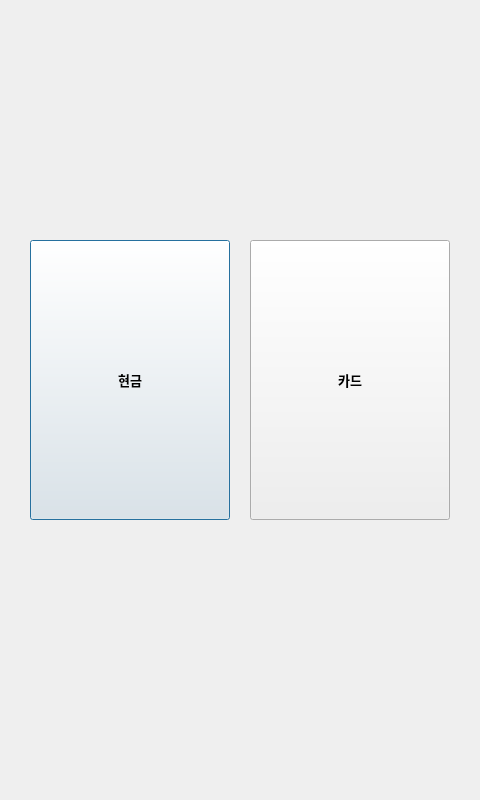
<?xml version="1.0" encoding="UTF-8"?>
<ui version="4.0">
 <class>Dialog</class>
 <widget class="QDialog" name="Dialog">
  <property name="geometry">
   <rect>
    <x>0</x>
    <y>0</y>
    <width>480</width>
    <height>800</height>
   </rect>
  </property>
  <property name="windowTitle">
   <string>Dialog</string>
  </property>
  <widget class="QLabel" name="labelMain">
   <property name="geometry">
    <rect>
     <x>0</x>
     <y>0</y>
     <width>480</width>
     <height>100</height>
    </rect>
   </property>
   <property name="text">
    <string/>
   </property>
  </widget>
  <widget class="QPushButton" name="btnCash">
   <property name="geometry">
    <rect>
     <x>30</x>
     <y>240</y>
     <width>200</width>
     <height>280</height>
    </rect>
   </property>
   <property name="font">
    <font>
     <pointsize>10</pointsize>
     <weight>75</weight>
     <bold>true</bold>
    </font>
   </property>
   <property name="text">
    <string>현금</string>
   </property>
  </widget>
  <widget class="QPushButton" name="btnCard">
   <property name="geometry">
    <rect>
     <x>250</x>
     <y>240</y>
     <width>200</width>
     <height>280</height>
    </rect>
   </property>
   <property name="font">
    <font>
     <pointsize>10</pointsize>
     <weight>75</weight>
     <bold>true</bold>
    </font>
   </property>
   <property name="text">
    <string>카드</string>
   </property>
  </widget>
 </widget>
 <resources/>
 <connections/>
</ui>
